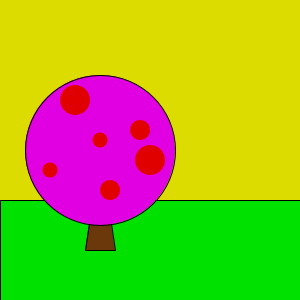
Frame 1 (no input)
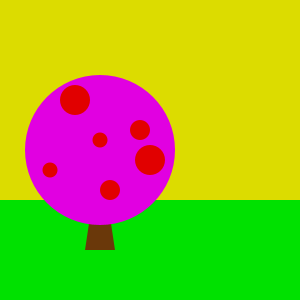
Frame 60 (the mouse pressed at the canvas centre just before this capture)
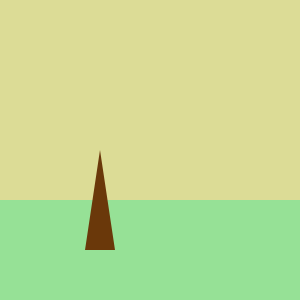
Frame 120 (the mouse held since frame 60 and released just before this capture)

The Processing sketch that drew these frames (run headless with seeded random() and noise(); from frame 60 on, the mouse is pressed at the canvas centre):

// Processing sketch: processing_18552
// ── processing_18552.pde

void setup(){
  size(300,300);
}

int x=0;

void draw(){
  background(220,220,mouseX);
  fill(mouseX,225,mouseX);
  rect(0,2*height/3,width,2*height/3);
  fill(106,56,10);
  triangle(100,150,85,250,115,250);
  fill(225,mouseX,225);
  ellipse(100,150,mouseX-150,mouseX-150);
  fill(225,mouseX,mouseX);
  noStroke();
  ellipse(75,100,30/( mouseX+1 ),30/( mouseX+1 ));
  ellipse(140,130,20/( mouseX+1 ),20/( mouseX+1 ));
  ellipse(50,170,15/( mouseX+1 ),15/( mouseX+1 ));
  ellipse(110,190,20/( mouseX+1),20/( mouseX+1 ));
  ellipse(100,140,15/( mouseX+1),15/( mouseX+1 ));
  ellipse(150,160,30/( mouseX+1),30/( mouseX+1 ));
}
  
